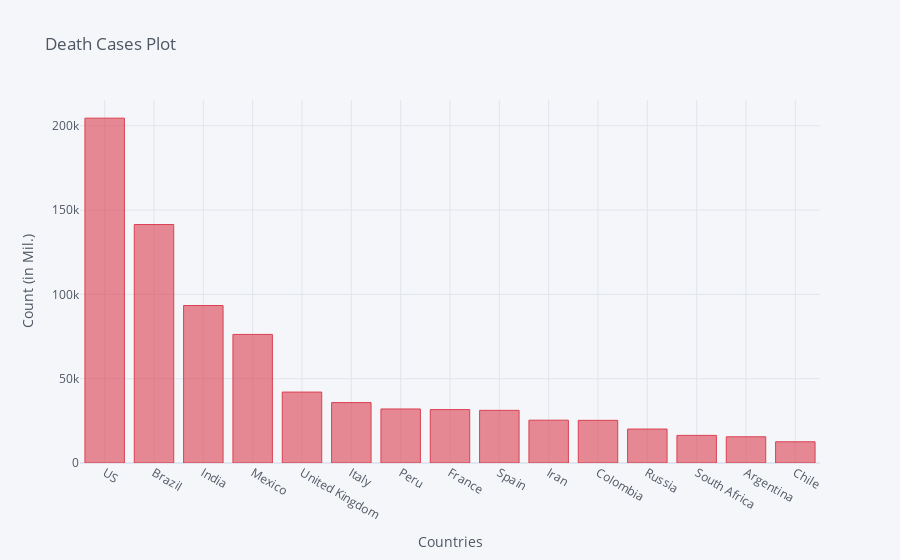

Here is the notebook cell this chart was saved with:
### Code cell
death_df2_plot.iplot(kind='bar', x='Country/Region', y='9/26/20',color='red',
                    title='Death Cases Plot',xTitle='Countries',yTitle='Count (in Mil.)')

### Figure 1 — Plotly figure (JSON) as saved in the notebook; plotly's stock layout.template omitted (floating-point values rounded to 4 significant figures)
{"data": [{"marker": {"color": "rgba(219, 64, 82, 0.6)", "line": {"color": "rgba(219, 64, 82, 1.0)", "width": 1}}, "name": "9/26/20", "orientation": "v", "text": "", "type": "bar", "x": ["US", "Brazil", "India", "Mexico", "United Kingdom", "Italy", "Peru", "France", "Spain", "Iran", "Colombia", "Russia", "South Africa", "Argentina", "Chile"], "y": [204490, 141406, 93379, 76243, 42060, 35818, 32037, 31675, 31232, 25394, 25296, 20140, 16376, 15543, 12591]}], "layout": {"legend": {"bgcolor": "#F5F6F9", "font": {"color": "#4D5663"}}, "paper_bgcolor": "#F5F6F9", "plot_bgcolor": "#F5F6F9", "title": {"font": {"color": "#4D5663"}, "text": "Death Cases Plot"}, "xaxis": {"gridcolor": "#E1E5ED", "showgrid": true, "tickfont": {"color": "#4D5663"}, "title": {"font": {"color": "#4D5663"}, "text": "Countries"}, "zerolinecolor": "#E1E5ED"}, "yaxis": {"gridcolor": "#E1E5ED", "showgrid": true, "tickfont": {"color": "#4D5663"}, "title": {"font": {"color": "#4D5663"}, "text": "Count (in Mil.)"}, "zerolinecolor": "#E1E5ED"}}}
